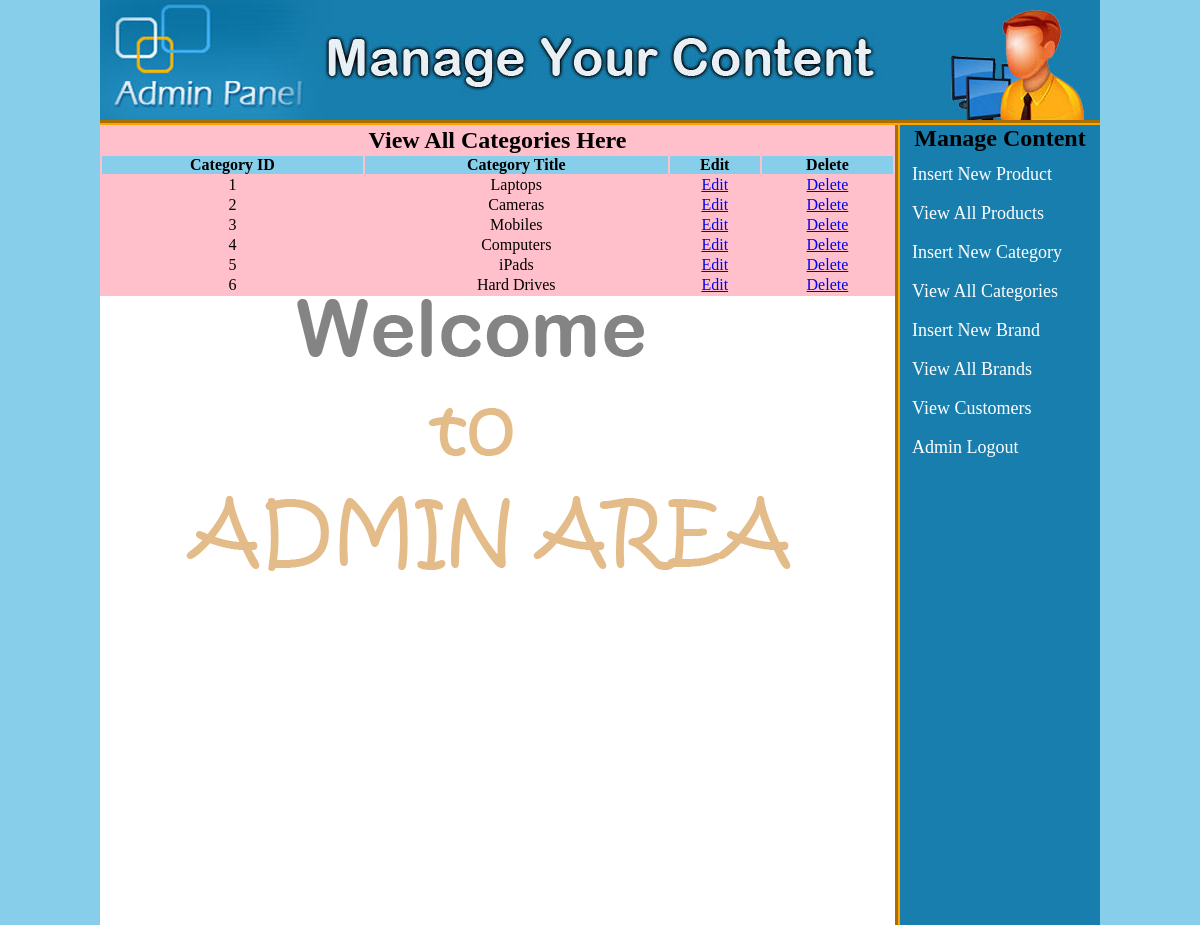
The page /IT635_Proj/IT635/IT635_Proj/Admin/index.php?view_cats (signed in) on the database its author committed.
### tables this page shows
CREATE TABLE `Categories` (
  `categ_id` int(100) NOT NULL AUTO_INCREMENT,
  `categ_title` text NOT NULL,
  PRIMARY KEY (`categ_id`)
);

### IT635_Proj/IT635/IT635_Proj/Admin/view_cats.php (the view, shortened to what this page needs)
<table width="795" align="center" bgcolor="pink">
	<tr align="center">
		<td colspan="6"><h2>View All Categories Here</h2></td>
	</tr>
	<tr align="center" bgcolor="skyblue">
		<th>Category ID</th>
		<th>Category Title</th>
		<th>Edit</th>
		<th>Delete</th>
	</tr>
	<?php
	include("includes/db.php");
	$get_cat = "select * from Categories";
	$run_cat = mysqli_query($con, $get_cat);
	$i = 0;
	while ($row_cat=mysqli_fetch_array($run_cat)){
		$cat_id = $row_cat['categ_id'];
		$cat_title = $row_cat['categ_title'];
		$i++;
	?>
	<tr align="center">
		<td><?php echo $i;?></td>
		<td><?php echo $cat_title;?></td>
		<td><a href="index.php?edit_cat=<?php echo $cat_id; ?>">Edit</a></td>
		<td><a href="delete_cat.php?delete_cat=<?php echo $cat_id;?>">Delete</a></td>
	</tr>
	<?php } ?>
</table>

### IT635_Proj/IT635/IT635_Proj/Admin/styles_CSS/style.css (style rules this page uses)
html, body, div, span, applet, object, iframe, h1, h2, h3, h4, h5, h6, p, blockquote, pre, a, abbr, acronym, address, big, cite, code, del, dfn, em, img, ins, kbd, q, s, samp, small, strike, strong, sub, sup, tt, var, b, u, i, center, dl, dt, dd, ol, ul, li, fieldset, form, label, legend, table, caption, tbody, tfoot, thead, tr, th, td, article, aside, canvas, details, embed, figure, figcaption, footer, header, hgroup, menu, nav, output, ruby, section, summary, time, mark, audio, video { margin: 0; padding: 0; border: 0; vertical-align: baseline; }
body { background:skyblue; }

### rows shown on the page
categories: categ_title "Laptops"
categories: categ_title "Cameras"
categories: categ_title "Mobiles"
categories: categ_title "Computers"
categories: categ_title "iPads"
categories: categ_title "Hard Drives"
